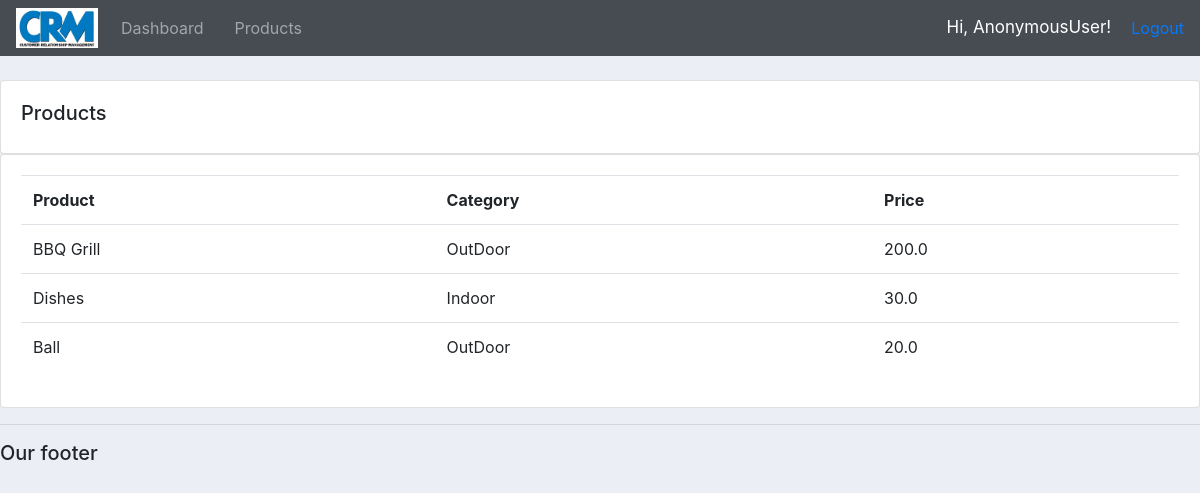
Before: /products/ with the older database file.
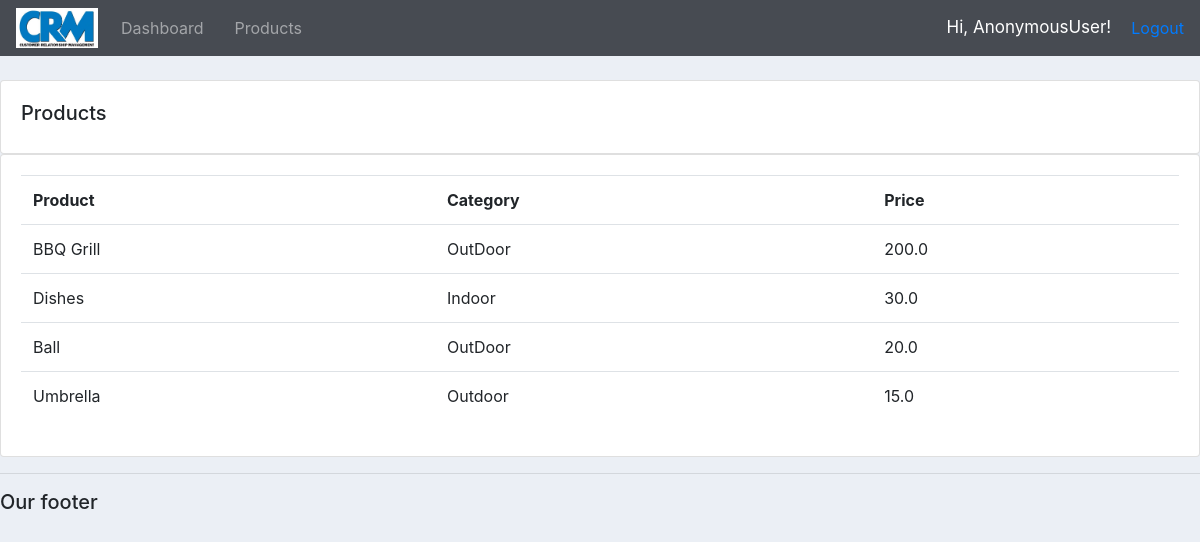
After: the same page with the newer database file.
### accounts/models.py (models this page shows, shortened)
class Product(models.Model):
    CATEGORY = (
        ('Indoor', 'Indoor'),
        ('Outdoor', 'Outdoor')
    )
    name = models.CharField(max_length=64, null=True)
    price = models.FloatField(null=True)
    category = models.CharField(max_length=64, null=True, choices=CATEGORY)
    description = models.CharField(max_length=200, null=True, blank=True)
    date_created = models.DateTimeField(auto_now_add=True, null=True)
    tags = models.ManyToManyField(Tag)

### accounts/views.py (the view)
# urls.py: path('products/', views.products, name="products"),
def products(request):
    products = Product.objects.all()
    return render(request, 'accounts/products.html',{'products':products})

### accounts/templates/accounts/products.html
{% extends "accounts/main.html" %}
{% block content %}
  <br>
  <div class="row">
    <div class="col-md">
      <div class="card card-body">
        <h5>Products</h5>
      </div>
      <div class="card card-body">
        <table class="table">
          <tr>
            <th>Product</th>
            <th>Category</th>
            <th>Price</th>
          </tr>
          {% for i in products  %}
            <tr>
              <td>{{i.name}}</td>
              <td>{{i.category}}</td>
              <td>{{i.price}}</td>
            </tr>
          {% endfor %}
        </table>
      </div>
    </div>
  </div>
{% endblock %}

Changed rows visible on the page:
added Product: name "Umbrella", category "Outdoor", price "15.0"
